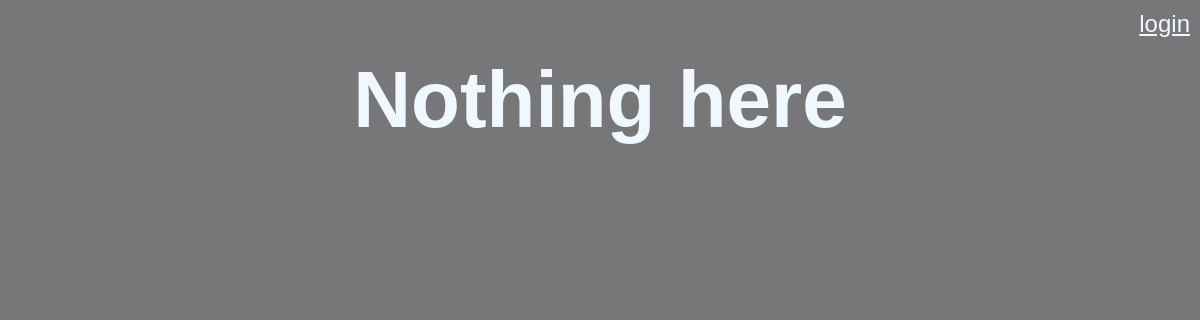
Page /neige-outside/ on the earlier database version.
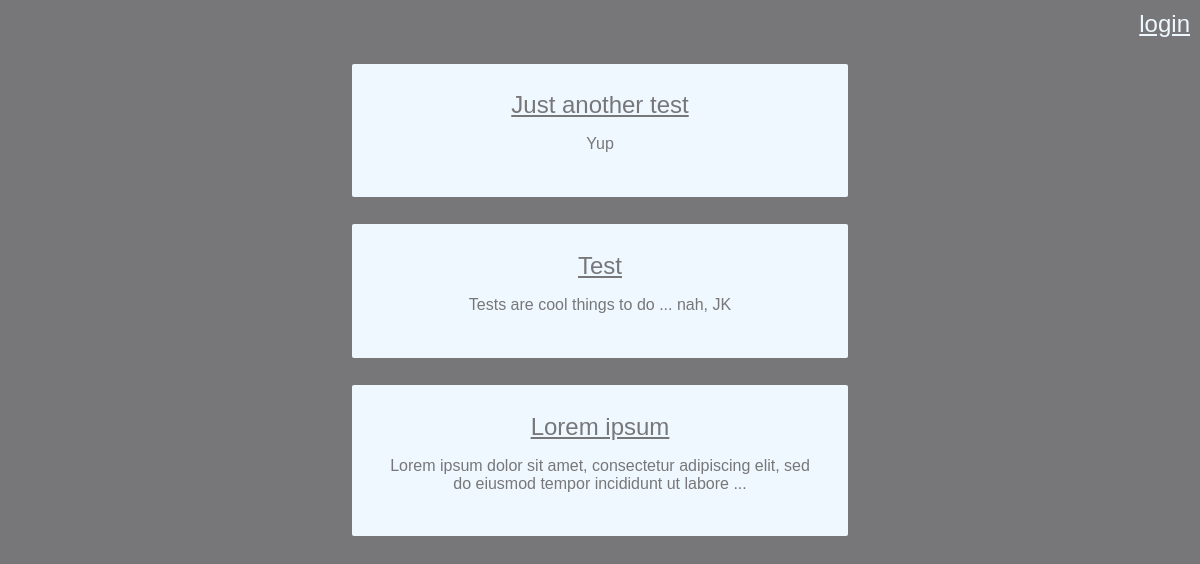
Same page on the later database version.
### neige_outside/models.py (models this page shows, shortened)
class Post(models.Model):
    title = models.CharField(max_length=200)
    text = models.CharField(max_length=10000)
    preview = models.CharField(max_length=104)
    pub_date = models.DateTimeField('date published')

### neige_outside/views.py (the view)
# urls.py: url(r'^neige-outside/$', views.neige_outside),
def neige_outside(request, list_min=0, list_max=4):
    """Template loading"""
    template = loader.get_template("neige_outside/index.html")
    """Template filling"""
    next_min = int(list_min) - 4;
    next_max = int(list_max) + 4;
    print "next_min:" + str(next_min)
    print "next_max:" + str(next_max)
    latest_posts = Post.objects.order_by("-pub_date")[list_min:list_max]
    context = RequestContext(request, {
        "latest_posts": latest_posts,
        "is_auth": request.user.is_authenticated(),
        "min": int(list_min),
        "max": int(list_max),
        "next_min": next_min,
        "next_max": next_max,
        "list_index": len(Post.objects.order_by("-pub_date")[:list_max]),
        "list_size": len(Post.objects.order_by("-pub_date")), })
    """Computed HTML response"""
    return HttpResponse(template.render(context))

### neige_outside/templates/neige_outside/index.html (shortened to what this page needs)
<!DOCTYPE html>
<html lang="en">
<head>
    {% load staticfiles %}
    <link rel="stylesheet" type="text/css" href="{% static 'neige_outside/index.css' %}" />
</head>
<body>
{% if is_auth == True %}
<nav><a href="/neige-outside/logout/">logout</a></nav>
{% else %}
<nav><a href="/neige-outside/login/">login</a></nav>
{% endif %}
{% if latest_posts %}
<ul class="list">
    {% for post in latest_posts %}
    <li class="list_elem"><a href="/neige-outside/{{ post.id }}/">{{ post.title }}</a><p>{{ post.preview }}</p></li>
    {% endfor %}
</ul>
{% else %}
<h1>Nothing here</h1>
<div>
    <p>... for now</p>
</div>
{% endif %}
</body>
</html>

Differences in the rows shown:
added Post: title "Just another test", preview "Yup"
added Post: title "Test", preview "Tests are cool things to do ... nah, JK"
added Post: title "Lorem ipsum", preview "Lorem ipsum dolor sit amet, consectetur adipiscing elit, sed do eiusmod tempor incididunt ut labore ..."
Other differences:
text no longer shown: "Nothing here"
